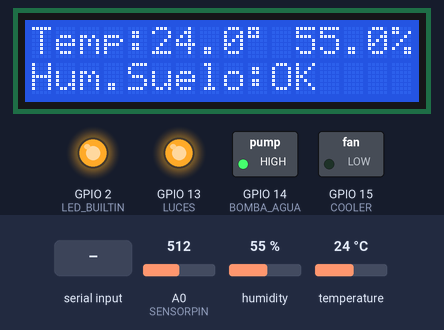
This sketch was run on a simulated ESP8266 (NodeMCU). On the bench: 16×2 character LCD, switched loads named in the sketch (green lamp = pin HIGH), output pins drawn as LEDs (lit = HIGH, except the on-board LED, lit = LOW). Dashed ring = blinking. Inputs (shaded band) come from the test bench; at power-on: A0 (SENSORPIN) = 512, temperature 24 °C, humidity 55 %. WiFi joins after 1.5 s; servers stay silent unless stated; EEPROM starts erased; no MQTT or app messages arrive unless stated; what the sketch prints to the serial monitor is not drawn.

Above: at 6.2 s.
6.3 s: A0 (SENSORPIN) set to 689
8.6 s: A0 (SENSORPIN) set to 718
At 9.9 s:
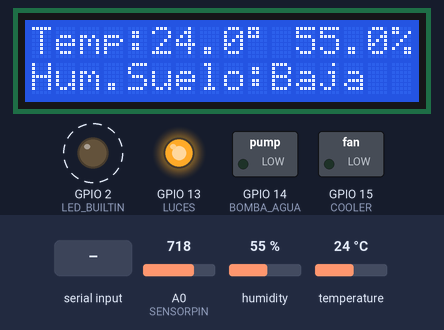
13.6 s: temperature set to 25.2 °C
At 16.6 s:
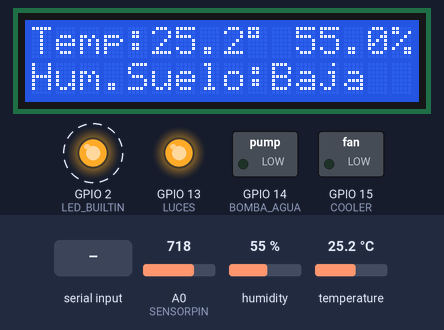
17.6 s: temperature set to 26.8 °C
At 23.4 s:
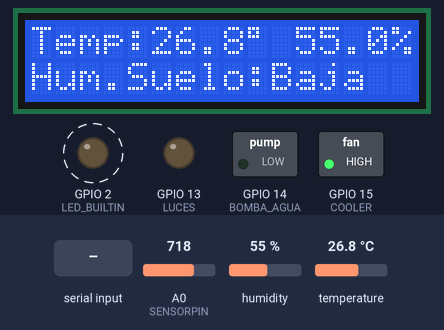
23.5 s: "1" received over Serial
At 26.2 s:
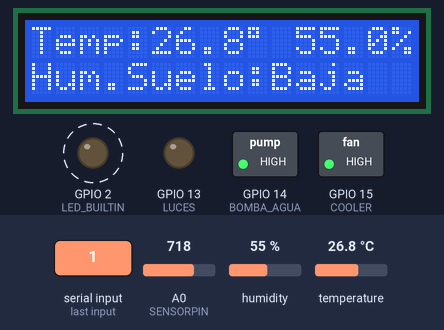
29.0 s: "3\n" received over Serial
At 30.9 s:
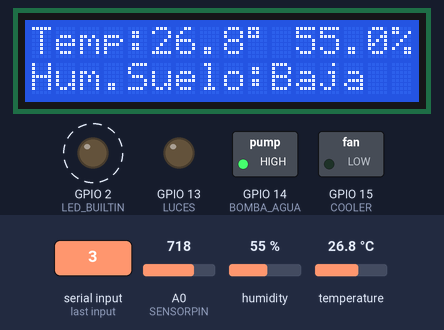
Timing chart, 0 to 35.6 s (numbered marks = the images above; inputs shaded):
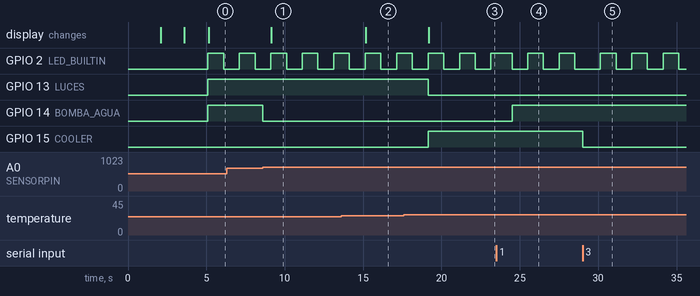

Measured:
- the behaviour switches between 699 and 700 on A0 (SENSORPIN) (found by bisection; images 0 and 1)
- the behaviour switches between 26 and 26.1 °C on temperature (found by bisection; images 2 and 3)
- after the input at 8.6 s, GPIO 14 (BOMBA_AGUA): HIGH → LOW at once; the display: changes after 0.55 s (image 1)
- after the input at 13.6 s, the display: changes after 1.6 s (image 2)
- after the input at 17.6 s, GPIO 13 (LUCES): HIGH → LOW after 1.5 s; GPIO 15 (COOLER): LOW → HIGH after 1.5 s; the display: changes after 1.6 s (image 3)
- after the input at 23.5 s, GPIO 14 (BOMBA_AGUA): LOW → HIGH after 1.0 s
- after the input at 29.0 s, GPIO 15 (COOLER): HIGH → LOW at once
- by itself, GPIO 2 (LED_BUILTIN): alternates HIGH for 1.0 s and LOW for 1.0 s

The sketch:

Smart-Farm.ino
```cpp
#include <EEPROM.h>
#include <ESP8266WiFi.h>
#include <PubSubClient.h>

#include <DHT.h>
#include <LiquidCrystal_I2C.h>    //Libreria que controla el I2C

// DHT22 config.-
#define DHTPIN 12                 //Defino sensor humedad y temperatura           D6
#define DHTTYPE DHT22
#define ENCENDER_SENSOR_DHT   dht.begin();                //inicia sensor dht
#define LEER_HUMEDAD          dht.readHumidity();    //lee humedad ambiente
#define LEER_TEMPERATURA      dht.readTemperature(); //lee temperatura ambiente
float humidity, temperature;
int valor_referencia_temp = 26;

//sensorHumedadSuelo config.-
#define SENSORPIN A0              //defino Pin SCL LCD                            A0
#define CONFIGURAR_SENSORPIN  pinMode(SENSORPIN,INPUT);   //entrada de sensor suelo.
#define LEER_SENSOR           analogRead(SENSORPIN); // lee Humedad de suelo
int humedad, valor_referencia_hum=700;
String humSuelo=" ";

//Cooler config.-
#define COOLER 15                  //defino cooler                               D10
#define CONFIGURAR_COOLER     pinMode(COOLER,OUTPUT);   //entrada de sensor suelo.
#define ACTIVAR_COOLER        digitalWrite(COOLER,HIGH);//Activa el buffer
#define DESACTIVAR_COOLER     digitalWrite(COOLER,LOW);//desactiva el buffer

//Luces config.-
#define LUCES 13                   //Defino Led Verde                             D7
#define CONFIGURAR_LUCES     pinMode(LUCES,OUTPUT);   //entrada de sensor suelo.
#define ACTIVAR_LUCES         digitalWrite(LUCES,55); //Activa led verde
#define DESACTIVAR_LUCES      digitalWrite(LUCES,LOW); //desactiva led verde

//BombaAgua config.-
#define BOMBA_AGUA 14               //Defino Bomba de agua                         D5
#define CONFIGURAR_BOMBA_AGUA pinMode(BOMBA_AGUA,OUTPUT);       //salida de led rojo
#define ACTIVAR_BOMBA_AGUA    digitalWrite(BOMBA_AGUA,HIGH); //Activa led verde
#define DESACTIVAR_BOMBA_AGUA digitalWrite(BOMBA_AGUA,LOW); //desactiva led verde


LiquidCrystal_I2C lcd(0x27,16,2); //Crea  objeto lcd  dirección  0x3F y 16 columnas x 2 filas
DHT dht(DHTPIN, DHTTYPE);

const char* ssid = "Alumnos";
const char* password = "";
const char* mqtt_server = "172.23.3.198";//"192.168.5.101";

WiFiClient espClient;
PubSubClient client(espClient);
long lastMsg = 0;
char msg[50];
float value = 0;

int manual = 0;
//int incomingByte = 0;
void setup() {
   Serial.begin(9600);

   EEPROM.begin(4);                     //Inicia a EEPROM com tamanho de 4 Bytes (minimo).

  LeerEEPROM();
  IniciarLCD();
  ENCENDER_SENSOR_DHT;
  CONFIGURAR_SENSORPIN;
  CONFIGURAR_COOLER;
  CONFIGURAR_LUCES;
  CONFIGURAR_BOMBA_AGUA;

  pinMode(LED_BUILTIN, OUTPUT);

 // Serial.begin(115200);
  setup_wifi();
  client.setServer(mqtt_server, 1884);  //setea mqtt server en puerto 1884.-
  client.setCallback(callback);         //función a ejecutar al recibir un mensaje.-

}

void setup_wifi() {

  Serial.println();
  Serial.print("Conectando a ");
  Serial.println(ssid);

  WiFi.begin(ssid, password);

  while (WiFi.status() != WL_CONNECTED) {
    delay(500);
    Serial.print(".");
  }

  Serial.println("");
  Serial.println("WiFi conectado");
  Serial.println("Direccion IP: ");
  Serial.println(WiFi.localIP());  //imprime ip asignada.-
}

void callback(char* topic, byte* payload, unsigned int length) {
  Serial.print("Mensaje recibido[");
  Serial.print(topic);
  Serial.print("] ");
  for (int i = 0; i < length; i++) {
    Serial.print((char)payload[i]);
  }
  Serial.println();

  if ((char)payload[0] == '1') {        // Si el primer caracter es == 1.-
    digitalWrite(BUILTIN_LED, LOW);
  } else {
    digitalWrite(BUILTIN_LED, HIGH);
  }

}

void reconnect() {

  while (!client.connected()) {
    Serial.print("Intentando conectar a MQTT...");
    if (client.connect("ESP8266Client")) {
      Serial.println("conectado");
      char temp[6];
      dtostrf(temperature,2,2,temp);
      client.publish("outTopic",temp);            //envia temperatura ambiente.-
      client.subscribe("inTopic");
    } else {
      Serial.print("error, rc=");
      Serial.print(client.state());
      Serial.println(" Intentando en 5 segundos");
      delay(5000);
    }
  }
}

void loop() {
  LeerTempHum();
  Controlador();
  ActualizarLCD();
  EncenderManual();

 if (!client.connected()) {
   reconnect();
  }

  client.loop();


}


//Presentacion de inicio de programa.-
void IniciarLCD(){
  lcd.init();               // Inicializar el LCD
  lcd.backlight();          // Activar luz de fondo
  lcd.clear();              // Borrar LCD
  lcd.setCursor(3,0);       // coordenadas LCD (x,y)
  lcd.print("INICIANDO");   // Mensaje de inicio
  lcd.setCursor(6,1);       // coordenadas LCD (x,y)
  lcd.print("...");         // Mensaje de inicio
  delay(2000);              //retardo 2000  millis

  lcd.clear();              // Borrar LCD
  lcd.setCursor(3,0);       // coordenadas LCD (x,y)
  lcd.print("");            // Mensaje de inicio
  lcd.setCursor(5,0);       // coordenadas LCD (x,y)
  lcd.print("FINCAR");      // Mensaje de inicio
  delay(1500);              //Retardo de 1500 millis

  lcd.clear();
  }

//lectura de valores a controlar.-
void LeerTempHum(){
  humidity = LEER_HUMEDAD;
  temperature = LEER_TEMPERATURA;
  humedad = LEER_SENSOR;
  }

//muestra por display los valores.-
void ActualizarLCD(){
  static unsigned long tiempo_ant = 0;

  if(millis()-tiempo_ant < 1000) return;
  Blink();
  tiempo_ant = millis();

  if(humedad<valor_referencia_hum){
    humSuelo="OK  ";
    }
  else{
    humSuelo="Baja ";
    }

  lcd.setCursor(0, 0);
  lcd.print("Temp:");
  lcd.setCursor(5, 0);
  lcd.print(temperature);
  lcd.setCursor(9, 0);
  lcd.print((char)223);
  lcd.setCursor(11,0);
  lcd.print(humidity);
  lcd.setCursor(15, 0);
  lcd.print("%");
  lcd.setCursor(0, 1);
  lcd.print("Hum.Suelo:"+ humSuelo);
  }

void Blink(){
  static boolean estado = 1;
  digitalWrite(LED_BUILTIN, estado);   // turn the LED on (HIGH is the voltage level)
  estado = !estado;
}

void Controlador(){
  if(manual == 1) return;
  if(temperature > valor_referencia_temp){
    ACTIVAR_COOLER
    DESACTIVAR_LUCES
  }else{
    DESACTIVAR_COOLER
    ACTIVAR_LUCES
  }

  if(humedad<700){

    ACTIVAR_BOMBA_AGUA
    ActualizarLCD;
    }
  else{

      DESACTIVAR_BOMBA_AGUA
      ActualizarLCD;
    }
  }
void LeerEEPROM(){

   Serial.print("Reinicio Numero ");
   //Mostrar en monitor antes de grabar
   int contador=EEPROM.read(0);
   contador ++;
   Serial.println(contador);
   EEPROM.write(0, contador);

   EEPROM.commit();//Salva los datos en EEPROM.
   EEPROM.end();//Fecha a EEPROM.
}

void CambiarParametro(){
    Serial.println("Ingrese un valor de referencia");
    do{

    }while(Serial.available() <= 0);

    valor_referencia_temp = Serial.parseInt();
    Serial.print("Nuevo valor de referencia: ");
    Serial.println(valor_referencia_temp);

}
void EncenderManual(){
  if (Serial.available() > 0) {
    int valor = Serial.parseInt();
    switch(valor){
      case 1:
          ACTIVAR_BOMBA_AGUA;
          manual = 1;
          Serial.println("Bomba Desactivada");
          break;
      case 2:
          DESACTIVAR_BOMBA_AGUA;
          manual = 1;
          Serial.println("Bomba Activada");
          break;
      case 3:
          DESACTIVAR_COOLER;
          manual = 1;
          Serial.println("Cooler Desactivada");
          break;
      case 4:
          ACTIVAR_COOLER;
          manual = 1;
          Serial.println("Cooler Activad0");
          break;
      case 5:
          DESACTIVAR_LUCES;
          manual = 1;
          Serial.println("Luces Desactivada");
          break;
      case 6:
          ACTIVAR_LUCES;
          manual = 1;
          Serial.println("Luces Activada");
          break;
      case 7:
          CambiarParametro();
          break;
      case 10:
          Serial.println("Modo Automoatico Activado");
          manual = 0;
          break;
      default:
          Serial.println("Comando no reconocido \n 1:Bomba Desactivada\n 2:Bomba Activada\n 3:Cooler Desactivada\n 4:Cooler Activado\n 5:Luces Desactivada\n 6:Luces Activada\n 7:Cambiar Parametros\n 10:Modo Automatico");
          break;
      }
    }
  }
```
